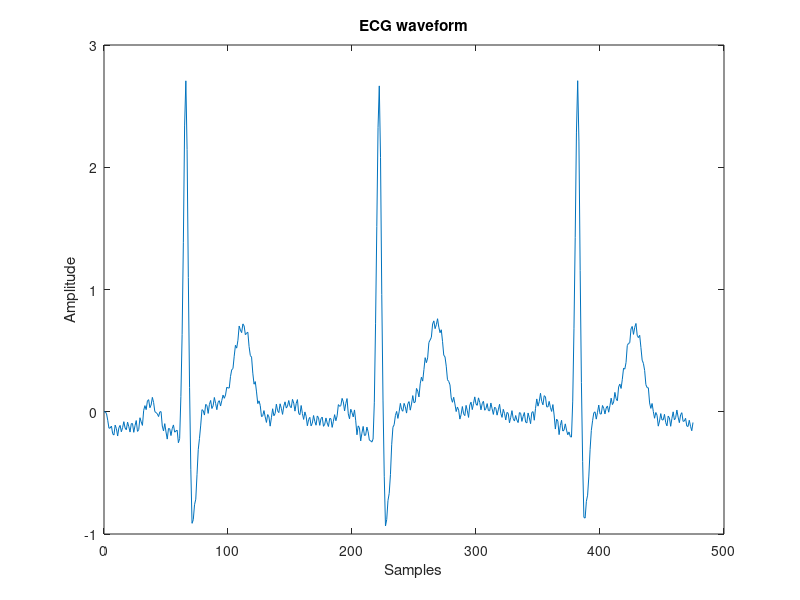
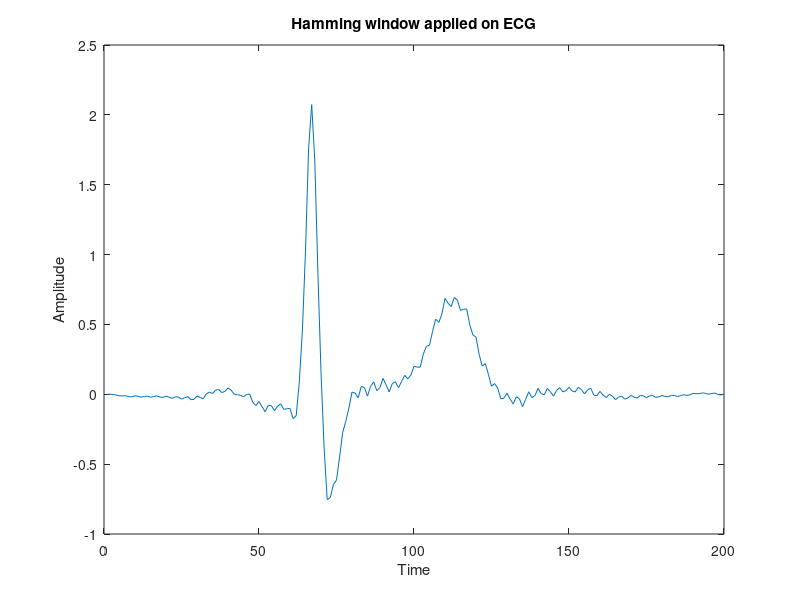
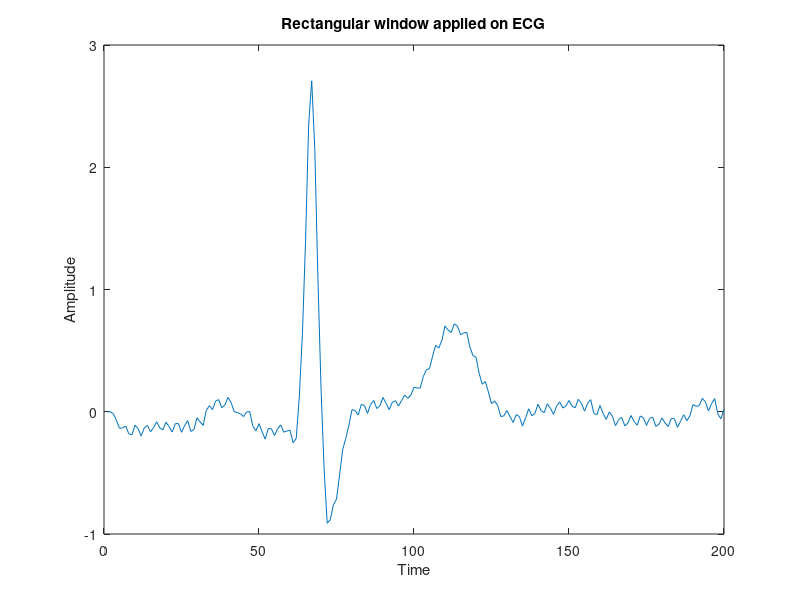

The MATLAB script that drew these images, in order:
close all;
clear all;
clc;

f1 = 10;
f2 = 15;
fs = 1000;
t = 0:1/fs:3;
sig1 = cos(2*pi*f1*t);
sig2 = cos(2*pi*f2*t);
sig_summed = sig1 + sig2;

% figure(1);
% subplot(311);
% plot(t, sig1);
% xlabel("Time");
% ylabel("Amplitude");
% title("10 Hz cosine wave");

% subplot(312);
% plot(t, sig2);
% xlabel("Time");
% ylabel("Amplitude");
% title("15 Hz cosine wave");

% subplot(313);
% plot(t, sig_summed);
% xlabel("Time");
% ylabel("Amplitude");
% title("Sum of cosine wave (10Hz + 15Hz)");

% create window
N = 250;
rect_win = rectwin(N);
rect_win = ([zeros(1,25), rect_win', zeros(1,25)]); % zeros padding (outside window)

hann_win = hann(N);
hann_win = ([zeros(1,25), hann_win', zeros(1,25)]);

% figure(2);
% plot(hann_win, "r");
% hold on;
% plot(rect_win, "g");
% legend(["Hanning Window", "Rectangular Window"]);

% freq domain
hann_fft = fftshift(fft(hann_win)); % fftshift shifts scale to -fs/2 to fs/2
rect_fft = fftshift(fft(rect_win));

freq = (-150:150-1)*fs/300; % samples =  25 + 250 + 25 = 300
hann_ss = 10*log10(abs(hann_fft));
rect_ss = 10*log10(abs(rect_fft));

% figure(3);
% plot(freq, hann_ss,"b");
% hold on;
% plot(freq, rect_ss, "r");
% legend(["FFT of hanning window", "FFT of rectangular window"])
% xlabel("Frequency");
% ylabel("Amplitude");


% % lets apply window
% % apply rect window of size 2000
% M = 2001; % window size
% Rect_win = rectwin(M);
% signal_rect = sig_summed(1:M).*Rect_win'; % dot product
% figure(4);
% plot(signal_rect);
% title("windowed function");
% xlabel("Time");
% ylabel("Amplitude");
% fft1_mag = abs(fft(signal_rect));
% ps1 = (fft1_mag).^2;
% freq_axis = (1:M)*fs/M;
% figure(5);
% plot(freq_axis, 10*log10(ps1));
% title("Power spectrum of Rectangular windowed function with N = 2000");
% xlabel("Frequency");
% ylabel("db");
% xlim([0 100]);


% % apply hamm window of size 2000
% M = 2001; % window size
% hamm_win = hamming(M);
% signal_hamm = sig_summed(1:M).*hamm_win'; % dot product
% figure(6);
% plot(signal_hamm);
% title("windowed function");
% xlabel("Time");
% ylabel("Amplitude");
% fft1_mag = abs(fft(signal_hamm));
% ps1 = (fft1_mag).^2;
% freq_axis = (1:M)*fs/M;
% figure(7);
% plot(freq_axis, 10*log10(ps1));
% title("Power spectrum of Hamming windowed function with N = 2000");
% xlabel("Frequency");
% ylabel("db");
% xlim([0 100]);


% % apply rect window of size 3000
% M = 3000; % window size
% Rect_win = rectwin(M);
% signal_rect = sig_summed(1:M).*Rect_win'; % dot product
% figure(8);
% plot(signal_rect);
% title("windowed function");
% xlabel("Time");
% ylabel("Amplitude");
% fft1_mag = abs(fft(signal_rect));
% ps1 = (fft1_mag).^2;
% freq_axis = (1:M)*fs/M;
% figure(9);
% plot(freq_axis, 10*log10(ps1));
% title("Power spectrum of Rectangular windowed function with N = 2000");
% xlabel("Frequency");
% ylabel("db");
% xlim([0 100]);


% % apply hamm window of size 3000
% M = 3000; % window size
% hamm_win = hamming(M);
% signal_hamm = sig_summed(1:M).*hamm_win'; % dot product
% figure(10);
% plot(signal_hamm);
% title("windowed function");
% xlabel("Time");
% ylabel("Amplitude");
% fft1_mag = abs(fft(signal_hamm));
% ps1 = (fft1_mag).^2;
% freq_axis = (1:M)*fs/M;
% figure(11);
% plot(freq_axis, 10*log10(ps1));
% title("Power spectrum of Hamming windowed function with N = 2000");
% xlabel("Frequency");
% ylabel("db");
% xlim([0 100]);


% ================== PLT ========== 

load ecg.dat

t = 0:length(ecg)-1;
figure(1);
plot(t, ecg);
xlabel("Samples");
ylabel("Amplitude");
title("ECG waveform");

M = 200; % window size
hamm_win = hamming(M);
ecg_hamm = ecg(1:M).*hamm_win'; % dot product
figure(2);
plot(ecg_hamm);
title("Hamming window applied on ECG");
xlabel("Time");
ylabel("Amplitude");

M = 200; % window size
rect_win = rectwin(M);
ecg_rect = ecg(1:M).*rect_win'; % dot product
figure(3);
plot(ecg_rect);
title("Rectangular window applied on ECG");
xlabel("Time");
ylabel("Amplitude");